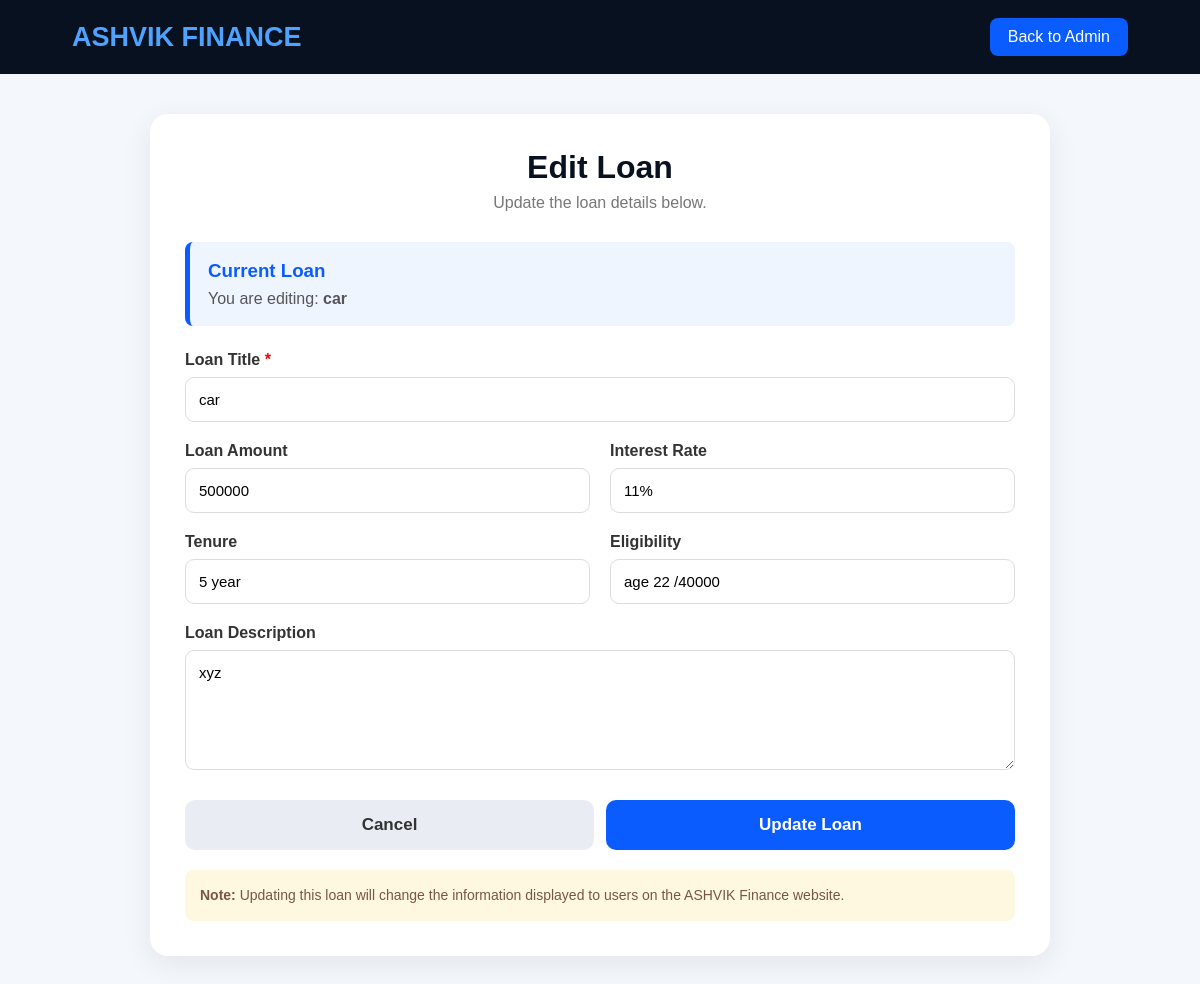
The page /admin/loan/edit/1 (signed in) on the database its author committed.
### tables this page shows
CREATE TABLE loans (
            id INTEGER PRIMARY KEY AUTOINCREMENT,
            loan_name TEXT,
            loan_type TEXT,
            title TEXT,
            description TEXT,
            amount TEXT,
            interest TEXT,
            tenure TEXT,
            eligibility TEXT
        , created_at TIMESTAMP);

### app.py (the view, shortened to what this page needs)
@app.route(
    "/admin/loan/edit/<int:loan_id>",
    methods=["GET", "POST"]
)
@admin_required
def edit_loan(loan_id):
    conn = get_db()
    loan = conn.execute("""
        SELECT *
        FROM loans
        WHERE id = ?
    """, (
        loan_id,
    )).fetchone()
    conn.close()
    return render_template(
        "edit_loan.html",
        loan=loan
    )

### app.py (called while the page is built)
def get_db():
    conn = sqlite3.connect(
        DATABASE,
        timeout=30
    )
    conn.row_factory = sqlite3.Row
    conn.execute(
        "PRAGMA busy_timeout = 30000"
    )
    conn.execute(
        "PRAGMA foreign_keys = ON"
    )
    return conn

def get_owner():
    conn = get_db()
    owner = conn.execute("""
        SELECT *
        FROM owner_profile
        WHERE id = 1
    """).fetchone()
    conn.close()
    return owner

@app.context_processor
def inject_owner():
    try:
        owner = get_owner()
        return {
            "owner": owner
        }
    except Exception:
        return {
            "owner": None
        }

def admin_required(function):
    @wraps(function)
    def wrapper(*args, **kwargs):
        if not session.get(
            "admin_logged_in"
        ):
            return redirect(
                url_for("admin_login")
            )
        return function(
            *args,
            **kwargs
        )
    return wrapper

### templates/edit_loan.html (shortened to what this page needs)
<!DOCTYPE html>
<html lang="en">
<head>
</head>
<body>
    <div class="navbar">
        <div class="logo">
            ASHVIK FINANCE
        </div>
        <a href="/admin" class="back-link">
            Back to Admin
        </a>
    </div>
    <div class="container">
        <div class="form-box">
            <div class="heading">
                <h1>
                    Edit Loan
                </h1>
                <p>
                    Update the loan details below.
                </p>
            </div>
            <div class="current-loan">
                <h3>
                    Current Loan
                </h3>
                <p>
                    You are editing:
                    <strong>
                        {{ loan.title or loan.loan_name }}
                    </strong>
                </p>
            </div>
            <form method="POST">
                <div class="form-grid">
                    <div class="field full">
                        <label>
                            Loan Title
                            <span class="required">*</span>
                        </label>
                        <input
                            type="text"
                            name="title"
                            value="{{ loan.title or loan.loan_name or '' }}"
                            placeholder="Example: Personal Loan"
                            required
                        >
                    </div>
                    <div class="field">
                        <label>
                            Loan Amount
                        </label>
                        <input
                            type="text"
                            name="amount"
                            value="{{ loan.amount or '' }}"
                            placeholder="Example: ₹5,00,000"
                        >
                    </div>
                    <div class="field">
                        <label>
                            Interest Rate
                        </label>
                        <input
                            type="text"
                            name="interest"
                            value="{{ loan.interest or '' }}"
                            placeholder="Example: 10.5% p.a."
                        >
                    </div>
                    <div class="field">
                        <label>
                            Tenure
                        </label>
                        <input
                            type="text"
                            name="tenure"
                            value="{{ loan.tenure or '' }}"
                            placeholder="Example: 1 - 5 Years"
                        >
                    </div>
                    <div class="field">
                        <label>
                            Eligibility
                        </label>
                        <input
                            type="text"
                            name="eligibility"
                            value="{{ loan.eligibility or '' }}"
                            placeholder="Example: Age 21+ and regular income"
                        >
                    </div>
                    <div class="field full">
                        <label>
                            Loan Description
                        </label>
                        <textarea
                            name="description"
                            placeholder="Enter complete loan description..."
                        >{{ loan.description or '' }}</textarea>
                    </div>
                    <div class="buttons">
                        <a
                            href="/admin"
                            class="cancel-btn"
                        >
                            Cancel
                        </a>
                        <button
                            type="submit"
                            class="update-btn"
                        >
                            Update Loan
                        </button>
                    </div>
                </div>
            </form>
            <div class="info">
                <strong>Note:</strong>
                Updating this loan will change the information displayed
                to users on the ASHVIK Finance website.
            </div>
        </div>
    </div>
</body>
</html>

### templates/edit_loan.html (style rules this page uses)
* { box-sizing: border-box; margin: 0; padding: 0; font-family: Arial, sans-serif; }
body { background: #f4f7fb; color: #222; }
.navbar { background: #07111f; color: white; padding: 18px 6%; display: flex; justify-content: space-between; align-items: center; }
.logo { font-size: 27px; font-weight: bold; color: #4da3ff; }
.back-link { color: white; text-decoration: none; background: #0b5cff; padding: 10px 18px; border-radius: 8px; }
.container { width: 92%; max-width: 900px; margin: 40px auto; }
.form-box { background: white; padding: 35px; border-radius: 18px; box-shadow: 0 8px 30px rgba(0, 0, 0, 0.08); }
.heading { text-align: center; margin-bottom: 30px; }
.heading h1 { font-size: 32px; color: #07111f; margin-bottom: 8px; }
.heading p { color: #777; }
.form-grid { display: grid; grid-template-columns: 1fr 1fr; gap: 20px; }
.field { display: flex; flex-direction: column; }
.full { grid-column: 1 / -1; }
label { margin-bottom: 8px; font-weight: bold; color: #333; }
.required { color: red; }
input, textarea { width: 100%; padding: 13px; border: 1px solid #ddd; border-radius: 9px; font-size: 15px; outline: none; }
textarea { min-height: 120px; resize: vertical; }
.current-loan { background: #eef5ff; border-left: 5px solid #0b5cff; padding: 18px; border-radius: 8px; margin-bottom: 25px; }
.current-loan h3 { color: #0b5cff; margin-bottom: 8px; }
.current-loan p { color: #555; }
.buttons { grid-column: 1 / -1; display: flex; gap: 12px; margin-top: 10px; }
.update-btn { flex: 1; padding: 15px; background: #0b5cff; color: white; border: none; border-radius: 10px; font-size: 17px; font-weight: bold; cursor: pointer; }
.cancel-btn { flex: 1; padding: 15px; background: #e9edf3; color: #333; border: none; border-radius: 10px; font-size: 17px; font-weight: bold; text-align: center; text-decoration: none; }
.info { margin-top: 20px; padding: 15px; background: #fff8e1; color: #795548; border-radius: 8px; font-size: 14px; line-height: 1.5; }

### rows shown on the page
loans: title "car", amount "500000", interest "11%", tenure "5 year", eligibility "age 22 /40000", description "xyz"
